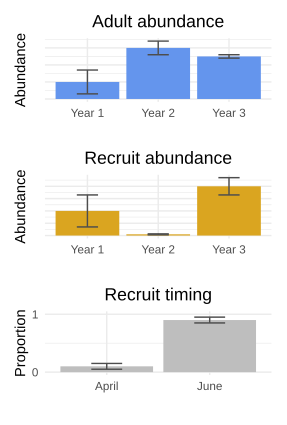

This figure's R source:
library(tidyverse)
library(patchwork)

plot_adult <- ggplot() +
  geom_col(aes(x = c("Year 1", "Year 2", "Year 3"), 
               y = c(1000, 3000, 2500)), 
           fill = "cornflowerblue") +
  geom_errorbar(aes(x = c("Year 1", "Year 2", "Year 3"),
                    ymin = c(300, 2600, 2400), 
                    ymax = c(1700, 3400, 2600)), 
                width = 0.3, colour = "grey30") +
  labs(x = "", y = "Abundance") +
  ggtitle("Adult abundance") +
  theme_minimal() + 
  theme(axis.text.y = element_blank(),
        plot.title = element_text(hjust = 0.5))

plot_recruit <- ggplot() +
  geom_col(aes(x = c("Year 1", "Year 2", "Year 3"), 
               y = c(2000, 100, 4000)), 
           fill = "goldenrod") +
  geom_errorbar(aes(x = c("Year 1", "Year 2", "Year 3"),
                    ymin = c(700, 60, 3300), 
                    ymax = c(3300, 140, 4700)), 
                width = 0.3, colour = "grey30") +
  labs(x = "", y = "Abundance") +
  ggtitle("Recruit abundance") +
  theme_minimal() + 
  theme(axis.text.y = element_blank(),
        plot.title = element_text(hjust = 0.5))

plot_timing <- ggplot() +
  geom_col(aes(x = c("April", "June"), 
               y = c(0.1, 0.9)), 
           fill = "gray") +
  geom_errorbar(aes(x = c("April", "June"),
                    ymin = c(0.05, 0.85), 
                    ymax = c(0.15, 0.95)), 
                width = 0.3, colour = "grey30") +
  scale_y_continuous(breaks = c(0, 1), limits = c(0, 1)) +
  labs(x = "", y = "Proportion") +
  ggtitle("Recruit timing") +
  theme_minimal() + 
  theme(plot.title = element_text(hjust = 0.5))


dynamics_plot <- plot_adult + plot_recruit + plot_timing + plot_layout(ncol = 1)

ggsave("figures/homepage_dynamics.svg", dynamics_plot,
       width = 2.98, height = 4.42)
